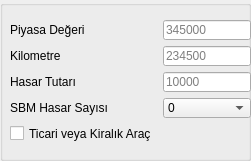
   <widget class="QGroupBox" name="gb_degerler">
    <property name="geometry">
     <rect>
      <x>30</x>
      <y>220</y>
      <width>251</width>
      <height>161</height>
     </rect>
    </property>
    <property name="title">
     <string/>
    </property>
    <widget class="QWidget" name="gridLayoutWidget">
     <property name="geometry">
      <rect>
       <x>10</x>
       <y>20</y>
       <width>241</width>
       <height>123</height>
      </rect>
     </property>
     <layout class="QGridLayout" name="gridLayout">
      <item row="0" column="0">
       <widget class="QLabel" name="label">
        <property name="text">
         <string>Piyasa Değeri</string>
        </property>
       </widget>
      </item>
      <item row="1" column="0">
       <widget class="QLabel" name="label_2">
        <property name="text">
         <string>Kilometre</string>
        </property>
       </widget>
      </item>
      <item row="3" column="0">
       <widget class="QLabel" name="label_4">
        <property name="text">
         <string>SBM Hasar Sayısı</string>
        </property>
       </widget>
      </item>
      <item row="3" column="1">
       <widget class="QComboBox" name="comboBox">
        <item>
         <property name="text">
          <string>0</string>
         </property>
        </item>
        <item>
         <property name="text">
          <string>1</string>
         </property>
        </item>
        <item>
         <property name="text">
          <string>2</string>
         </property>
        </item>
        <item>
         <property name="text">
          <string>3</string>
         </property>
        </item>
        <item>
         <property name="text">
          <string>4</string>
         </property>
        </item>
        <item>
         <property name="text">
          <string>5 ve üzeri</string>
         </property>
        </item>
       </widget>
      </item>
      <item row="1" column="1">
       <widget class="QLineEdit" name="lE_kilometre">
        <property name="placeholderText">
         <string>234500</string>
        </property>
       </widget>
      </item>
      <item row="2" column="0">
       <widget class="QLabel" name="label_3">
        <property name="text">
         <string>Hasar Tutarı</string>
        </property>
       </widget>
      </item>
      <item row="2" column="1">
       <widget class="QLineEdit" name="lE_hasar">
        <property name="placeholderText">
         <string>10000</string>
        </property>
       </widget>
      </item>
      <item row="0" column="1">
       <widget class="QLineEdit" name="lE_piyasa">
        <property name="inputMethodHints">
         <set>Qt::ImhNone</set>
        </property>
        <property name="placeholderText">
         <string>345000</string>
        </property>
       </widget>
      </item>
      <item row="4" column="0">
       <widget class="QCheckBox" name="cb_ticari">
        <property name="text">
         <string>Ticari veya Kiralık Araç</string>
        </property>
       </widget>
      </item>
     </layout>
    </widget>
   </widget>
